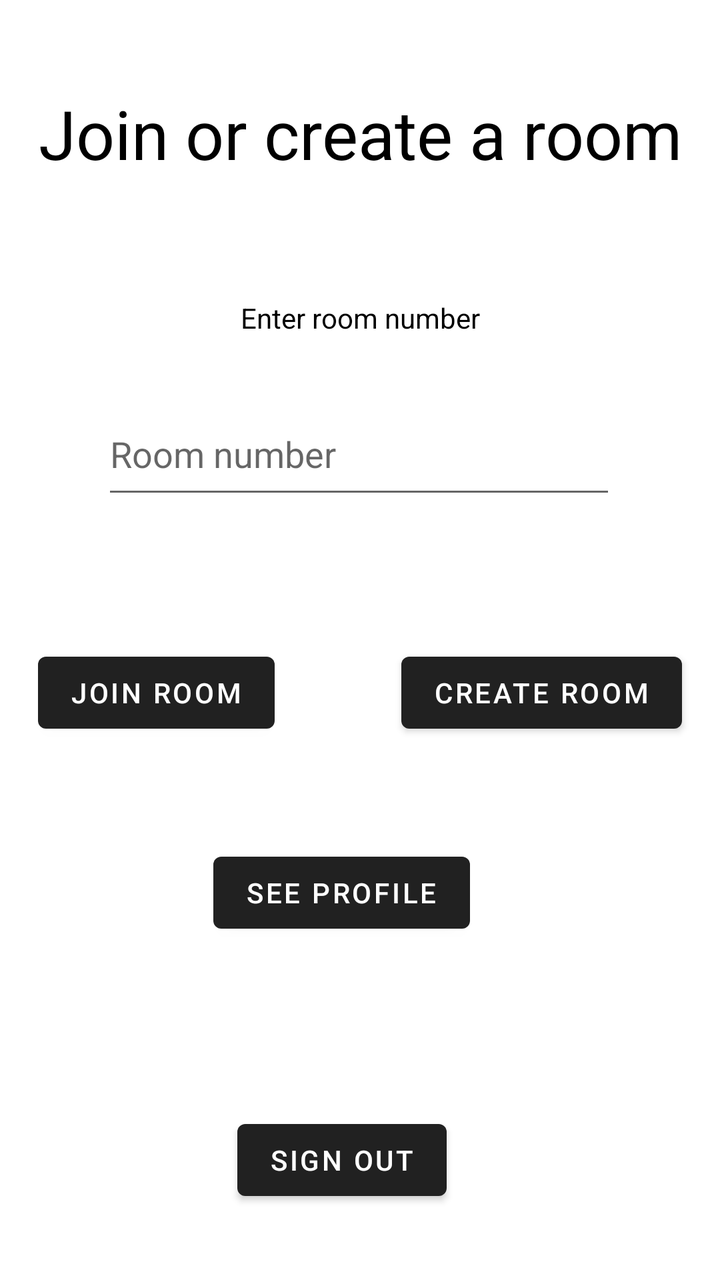
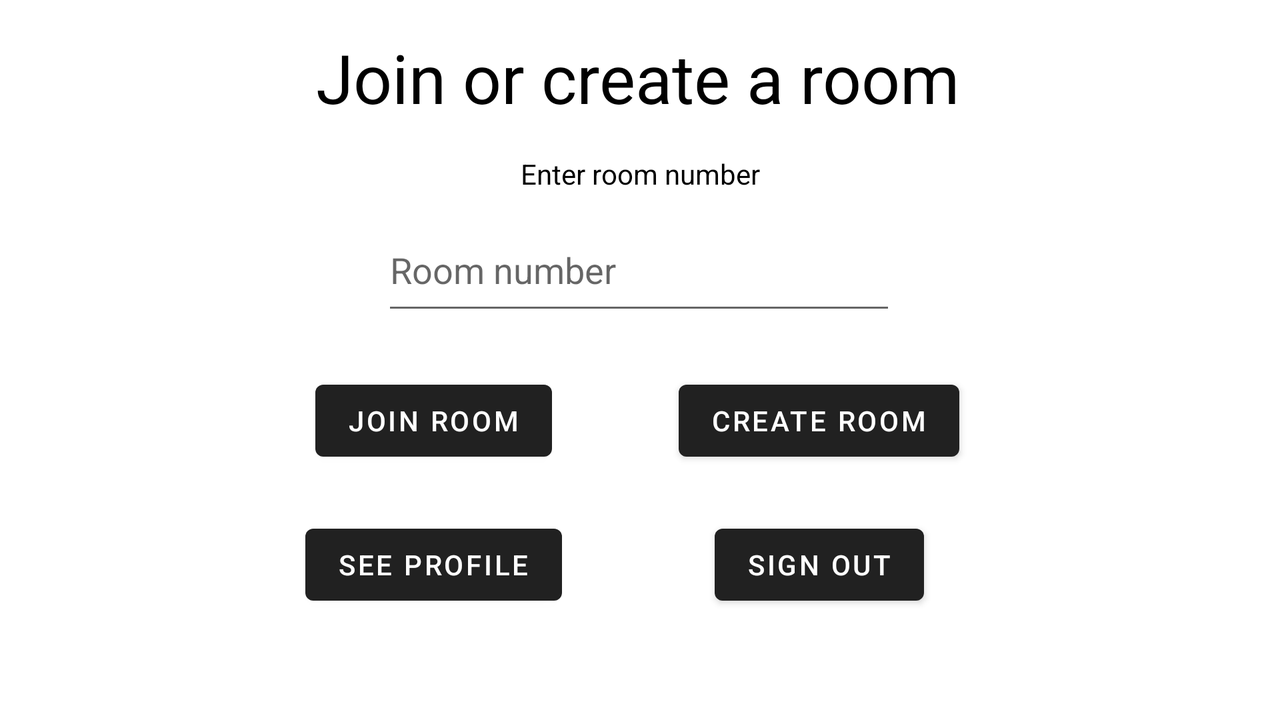

Two renders of one Android screen. The first uses the default layout on a phone; the second uses the alternative layout the repository ships for a different screen configuration, on a matching device. The two XML files are below.
<!-- AndroidManifest.xml: application theme Theme.LiarsDice -->
<!-- res/layout/activity_home.xml -->
<?xml version="1.0" encoding="utf-8"?>
<androidx.constraintlayout.widget.ConstraintLayout xmlns:android="http://schemas.android.com/apk/res/android"
    xmlns:app="http://schemas.android.com/apk/res-auto"
    xmlns:tools="http://schemas.android.com/tools"
    android:layout_width="match_parent"
    android:layout_height="match_parent"
    tools:context=".Activities.HomeActivity">

    <TextView
        android:id="@+id/textHeader"
        android:layout_width="wrap_content"
        android:layout_height="wrap_content"
        android:layout_marginTop="44dp"
        android:text="@string/HomeHeader"
        android:textAlignment="center"
        android:textAppearance="@style/TextAppearance.AppCompat.Display1"
        app:layout_constraintHorizontal_bias="0.496"
        app:layout_constraintLeft_toLeftOf="parent"
        app:layout_constraintRight_toRightOf="parent"
        app:layout_constraintTop_toTopOf="parent" />

    <TextView
        android:id="@+id/HelperText"
        android:layout_width="wrap_content"
        android:layout_height="wrap_content"
        android:layout_marginTop="60dp"
        android:text="@string/HomeHelperText"
        android:textAppearance="@style/TextAppearance.AppCompat.Body1"
        app:layout_constraintEnd_toEndOf="parent"
        app:layout_constraintStart_toStartOf="parent"
        app:layout_constraintTop_toBottomOf="@+id/textHeader" />

    <EditText
        android:id="@+id/enterRoomNumber"
        android:layout_width="257dp"
        android:layout_height="58dp"
        android:layout_marginTop="28dp"
        android:ems="10"
        android:hint="@string/HomeTextFieldHint"
        android:inputType="number"
        app:layout_constraintEnd_toEndOf="@+id/HelperText"
        app:layout_constraintHorizontal_bias="0.505"
        app:layout_constraintStart_toStartOf="@+id/HelperText"
        app:layout_constraintTop_toBottomOf="@+id/HelperText" />

    <Button
        android:id="@+id/joinRoomButton"
        android:layout_width="wrap_content"
        android:layout_height="wrap_content"
        android:layout_marginTop="68dp"
        android:text="@string/JoinRoom"
        app:layout_constraintStart_toStartOf="@+id/textHeader"
        app:layout_constraintTop_toBottomOf="@+id/enterRoomNumber" />

    <Button
        android:id="@+id/createRoomButton"
        android:layout_width="wrap_content"
        android:layout_height="wrap_content"
        android:text="@string/CreateRoom"
        app:layout_constraintEnd_toEndOf="@+id/textHeader"
        app:layout_constraintTop_toTopOf="@+id/joinRoomButton" />

    <Button
        android:id="@+id/seeProfileButton"
        android:layout_width="wrap_content"
        android:layout_height="wrap_content"
        android:layout_marginTop="52dp"
        android:text="@string/SeeProfile"
        app:layout_constraintEnd_toStartOf="@+id/createRoomButton"
        app:layout_constraintHorizontal_bias="0.476"
        app:layout_constraintStart_toEndOf="@+id/joinRoomButton"
        app:layout_constraintTop_toBottomOf="@+id/createRoomButton" />

    <Button
        android:id="@+id/signOutButton"
        android:layout_width="wrap_content"
        android:layout_height="wrap_content"
        android:text="@string/SignOutButton"
        app:layout_constraintBottom_toBottomOf="parent"
        app:layout_constraintEnd_toEndOf="@+id/seeProfileButton"
        app:layout_constraintStart_toStartOf="@+id/seeProfileButton"
        app:layout_constraintTop_toBottomOf="@+id/seeProfileButton"
        app:layout_constraintVertical_bias="0.704" />

</androidx.constraintlayout.widget.ConstraintLayout>
<!-- resources referenced by this layout -->
<resources>
  <string name="CreateRoom">Create room</string>
  <string name="HomeHeader">Join or create a room</string>
  <string name="HomeHelperText">Enter room number</string>
  <string name="HomeTextFieldHint">Room number</string>
  <string name="JoinRoom">Join room</string>
  <string name="SeeProfile">See profile</string>
  <string name="SignOutButton">Sign out</string>
  <style name="Theme.LiarsDice" parent="Theme.MaterialComponents.DayNight.DarkActionBar">
          
  
          <item name="colorOnPrimary">#FFFFFF</item>
          
          <item name="colorSecondary">#000000</item>
          <item name="colorOnSecondary">@color/black</item>
          <item name="android:textColor">#000000</item>
  
          
          <item name="android:statusBarColor" tools:targetApi="l">?attr/colorPrimaryVariant</item>
          
      </style>
  <color name="black">#FF000000</color>
</resources>
<!-- res/layout-land/activity_home.xml (the repository's variant of the layout above) -->
<!-- drawn on the phone turned sideways -->
<?xml version="1.0" encoding="utf-8"?>
<androidx.constraintlayout.widget.ConstraintLayout xmlns:android="http://schemas.android.com/apk/res/android"
    xmlns:app="http://schemas.android.com/apk/res-auto"
    xmlns:tools="http://schemas.android.com/tools"
    android:layout_width="match_parent"
    android:layout_height="match_parent"
    tools:context=".Activities.HomeActivity">

    <TextView
        android:id="@+id/textHeader"
        android:layout_width="wrap_content"
        android:layout_height="wrap_content"
        android:layout_marginTop="16dp"
        android:text="@string/HomeHeader"
        android:textAlignment="center"
        android:textAppearance="@style/TextAppearance.AppCompat.Display1"
        app:layout_constraintHorizontal_bias="0.496"
        app:layout_constraintLeft_toLeftOf="parent"
        app:layout_constraintRight_toRightOf="parent"
        app:layout_constraintTop_toTopOf="parent" />

    <TextView
        android:id="@+id/HelperText"
        android:layout_width="wrap_content"
        android:layout_height="wrap_content"
        android:layout_marginTop="16dp"
        android:text="@string/HomeHelperText"
        android:textAppearance="@style/TextAppearance.AppCompat.Body1"
        app:layout_constraintEnd_toEndOf="parent"
        app:layout_constraintStart_toStartOf="parent"
        app:layout_constraintTop_toBottomOf="@+id/textHeader" />

    <EditText
        android:id="@+id/enterRoomNumber"
        android:layout_width="257dp"
        android:layout_height="58dp"
        android:layout_marginTop="8dp"
        android:ems="10"
        android:hint="@string/HomeTextFieldHint"
        android:inputType="number"
        app:layout_constraintEnd_toEndOf="@+id/HelperText"
        app:layout_constraintHorizontal_bias="0.507"
        app:layout_constraintStart_toStartOf="@+id/HelperText"
        app:layout_constraintTop_toBottomOf="@+id/HelperText" />

    <Button
        android:id="@+id/joinRoomButton"
        android:layout_width="wrap_content"
        android:layout_height="wrap_content"
        android:layout_marginTop="24dp"
        android:text="@string/JoinRoom"
        app:layout_constraintStart_toStartOf="@+id/textHeader"
        app:layout_constraintTop_toBottomOf="@+id/enterRoomNumber" />

    <Button
        android:id="@+id/createRoomButton"
        android:layout_width="wrap_content"
        android:layout_height="wrap_content"
        android:text="@string/CreateRoom"
        app:layout_constraintEnd_toEndOf="@+id/textHeader"
        app:layout_constraintTop_toTopOf="@+id/joinRoomButton" />

    <Button
        android:id="@+id/seeProfileButton"
        android:layout_width="wrap_content"
        android:layout_height="wrap_content"
        android:layout_marginTop="24dp"
        android:text="@string/SeeProfile"
        app:layout_constraintEnd_toEndOf="@+id/joinRoomButton"
        app:layout_constraintStart_toStartOf="@+id/joinRoomButton"
        app:layout_constraintTop_toBottomOf="@+id/joinRoomButton" />

    <Button
        android:id="@+id/signOutButton"
        android:layout_width="wrap_content"
        android:layout_height="wrap_content"
        android:text="@string/SignOutButton"
        app:layout_constraintEnd_toEndOf="@+id/createRoomButton"
        app:layout_constraintStart_toStartOf="@+id/createRoomButton"
        app:layout_constraintTop_toTopOf="@+id/seeProfileButton" />

</androidx.constraintlayout.widget.ConstraintLayout>
